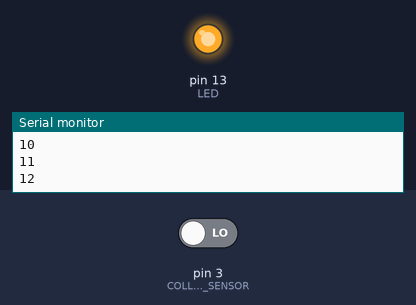
A sketch run on a simulated Arduino Uno, built with avr-gcc and run on an emulated ATmega328P. Parts: output pins drawn as LEDs (lit = HIGH), the last lines printed to the serial monitor. The test bench sets the inputs (shaded band); at power-on: pin 3 (COLLISION_SENSOR) LOW.

Above: at 1.2 s.
1.3 s: pin 3 (COLLISION_SENSOR) driven HIGH
At 2.0 s:
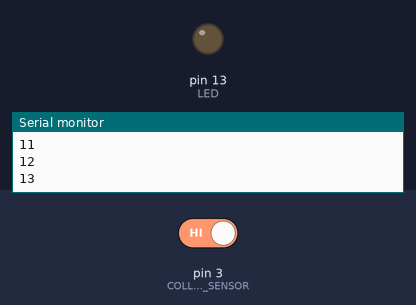
2.8 s: pin 3 (COLLISION_SENSOR) driven LOW
At 3.2 s:
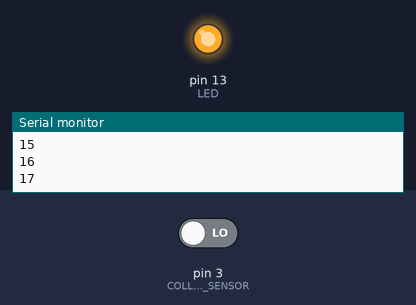
Timing chart, 0 to 5.8 s (numbered marks = the images above; inputs shaded):
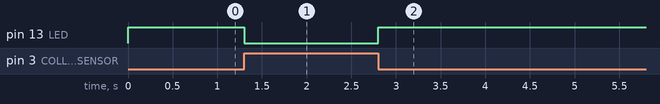

The sketch:

collision2.ino
```cpp
#define LED 13 //the onboard LED of Arduino or Seeeduino
#define COLLISION_SENSOR 3//collision sensor is connected with D3 of Arduino
int count = 0;
int val = 0;


void setup()
{
    Serial.begin(115200);
    pins_init();
    Serial.println(0);
}

void loop()
{
  int val = digitalRead(COLLISION_SENSOR);  // read input value
  if (val == HIGH) {                // check if the input is HIGH
    turnOffLED();      // turn LED OFF
  } else {
    turnOnLED();     // turn LED ON
    count +=1;
    Serial.println(count);
  }
  delay(100);


}

void pins_init()
{
    pinMode(LED,OUTPUT);
    turnOffLED();
   pinMode(COLLISION_SENSOR,INPUT);
}


void turnOnLED()
{
    digitalWrite(LED,HIGH);//the LED is on
}

void turnOffLED()
{
    digitalWrite(LED,LOW);//the LED is off
}
```

Measured:
- after the input at 1.3 s, pin 13 (LED): HIGH → LOW at once
- after the input at 2.8 s, pin 13 (LED): LOW → HIGH at once
